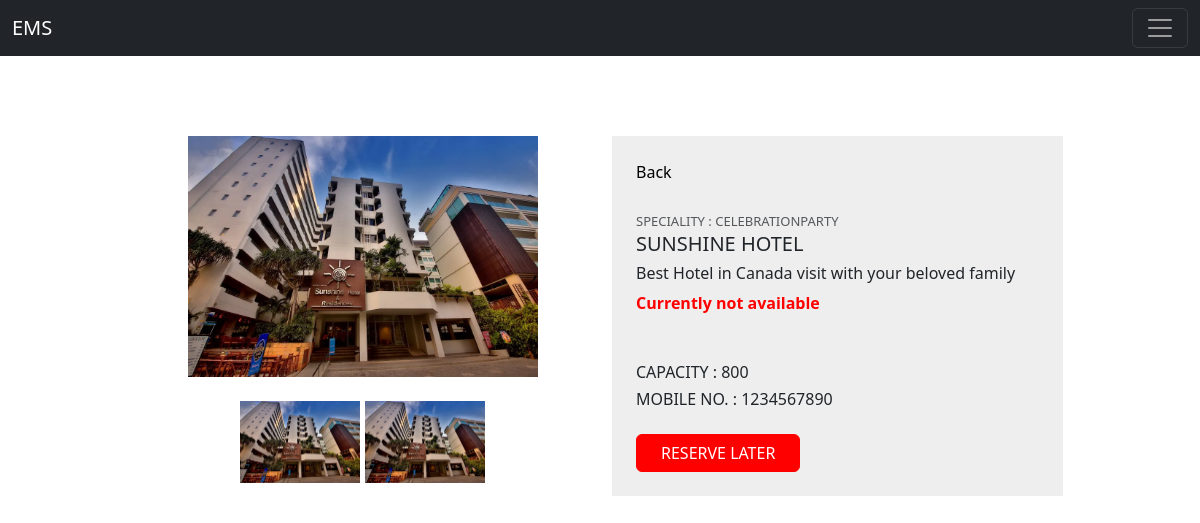
The app's page /venue/sunshine-hotel/, older data.
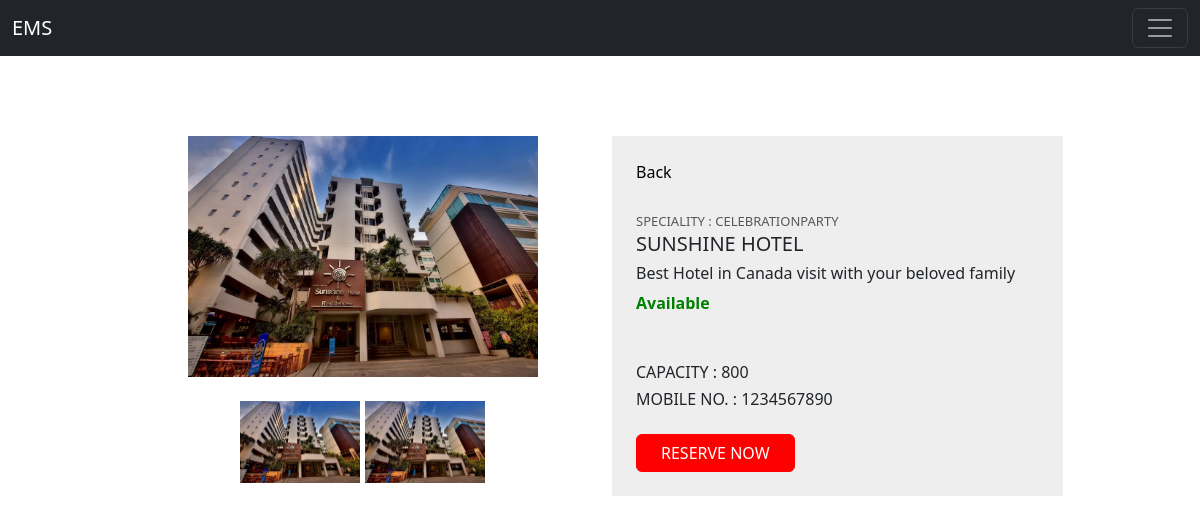
The same page, newer data.
### eventApp/views.py (the view)
# urls.py: path('venue/<slug:slug>/',views.venueDetail,name='venueDetail'),
def venueDetail(request, slug):
    venue = Venues.objects.get(slug = slug)
    context = {
        'venue' : venue,
    }
    return render(request,'main/details/venueDetail.html',context)

### eventApp/models.py (called while the page is built)
    def crEvent(self):
        return f'/createEvent/{self.slug}/'

### templates/main/details/venueDetail.html (shortened to what this page needs)
{% extends 'index.html' %}
{% block content %}
{% load static %}
<div class="container mt-5 mb-5">
    <div class="row d-flex justify-content-center">
        <div class="col-md-10">
            <div class="card">
                <div class="row">
                    <div class="col-md-6">
                        <div class="images img-fluid">
                            <div class="text-center p-4"> <img id="main-image" class="img-fluid" src="{{venue.img.url}}" width="350" />
                            </div>
                            <div class="thumbnail text-center"> <img onclick="change_image(this)"
                                    src="{{venue.img.url}}" class="img-fluid" width="120"> <img onclick="change_image(this)"
                                    src="{{venue.img.url}}" class="img-fluid" width="120"> </div>
                        </div>
                    </div>
                    <div class="col-md-6 mt-4">
                        <div class="product p-4">
                            <div class="d-flex justify-content-between align-items-center">
                                <a href="{% url 'places' %}" style="text-decoration: none; color: #000;"><div class="d-flex align-items-center">  <span
                                    class="ml-1">Back</span> </div> </a>
                            </div>
                            <div class="mt-4 mb-3"> <span
                                    class="text-uppercase text-muted brand">Speciality : {{venue.speciality}}</span>
                                <h5 class="text-uppercase">{{venue.name}}</h5>
                                <h6>{{venue.desc}}</h6>
                                <div class="price d-flex flex-row align-items-center">
                                    {% if venue.availabililty == True %}
                                        <span class="act-price" style="color: green;">Available</span>
                                    {% else %}
                                        <span class="act-price">Currently not available</span>
                                    {% endif %}
                                </div>
                            </div>
                            <div class="sizes mt-5">
                                <h6 class="text-uppercase">Capacity : <span>{{venue.cpcty}}</span></h6>
                                <h6 class="text-uppercase">Mobile No. : <span>{{venue.mobNo}}</span></h6>
                            </div>
                            {% if venue.availabililty == True %}
                            <a href="{{venue.crEvent}}" style="text-decoration: none; color: #fff;">
                                <div class="cart mt-4 align-items-center"> <button
                                    class="btn btn-danger text-uppercase mr-2 px-4">Reserve Now</button>
                                </div>
                            </a>
                            {% else %}
                            <div class="cart mt-4 align-items-center"> <button
                                class="btn btn-danger text-uppercase mr-2 px-4">Reserve Later</button>
                            </div>
                            {% endif %}
                        </div>
                    </div>
                </div>
            </div>
        </div>
    </div>
</div>
{% endblock %}

Row changes from the older to the newer data that the page shows:
changed Venues "SUNSHINE HOTEL": availabililty False → True (drawn)
Text that changed along with them:
text no longer shown: "Currently not available RESERVE LATER"
text now shown: "Available RESERVE NOW"
